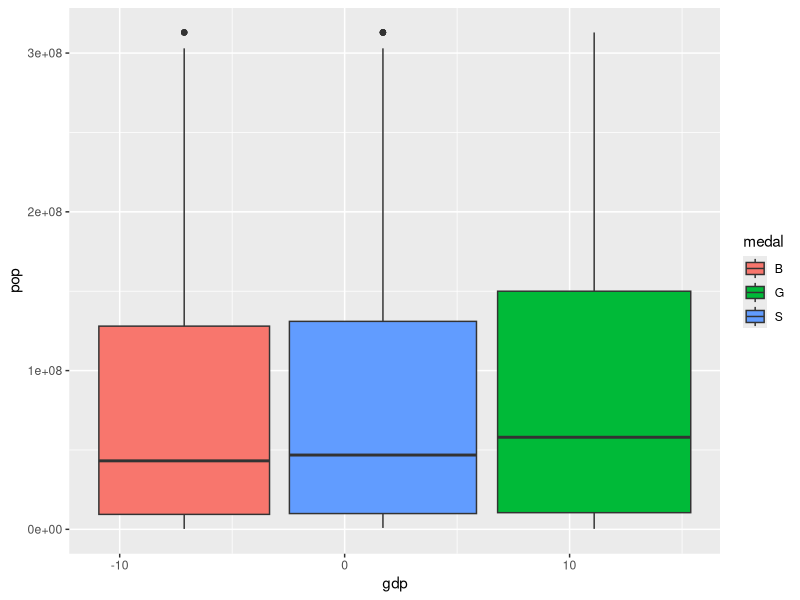
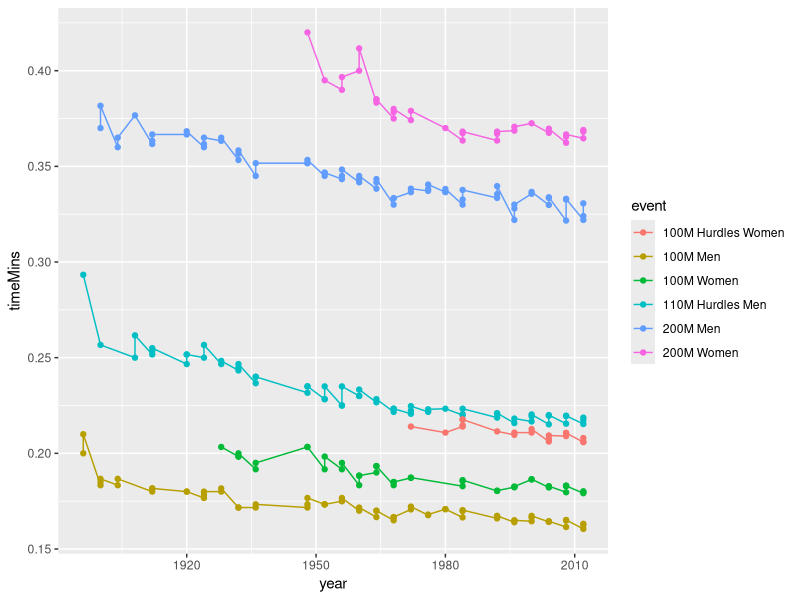

Generate these figures, in order, with R:
## ---- chunk 1
library(tidyverse)
## ---- chunk 2
data <- read.csv("final_data_noNA.csv") %>% select(-one_of("X"))
data
## ---- chunk 3
# Filters out China and India because they have huge populations
ggplot(data=data %>% filter(pop < 1E+09)) + geom_boxplot(aes(x=gdp, y=pop, fill=medal))
## ---- chunk 4
ggplot(data=data %>% filter(timeMins < .5)) + geom_point(aes(x = year, y=timeMins, color = event)) + 
  geom_line(aes(x=year, y=timeMins, color=event))
